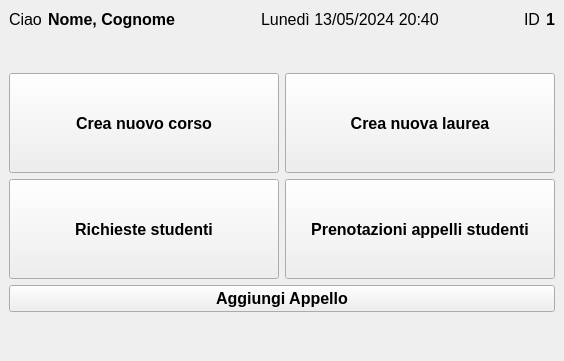
<?xml version="1.0" encoding="UTF-8"?>
<ui version="4.0">
 <class>Segreteria_Home</class>
 <widget class="QMainWindow" name="Segreteria_Home">
  <property name="geometry">
   <rect>
    <x>0</x>
    <y>0</y>
    <width>564</width>
    <height>361</height>
   </rect>
  </property>
  <property name="font">
   <font>
    <family>Segoe UI</family>
   </font>
  </property>
  <property name="windowTitle">
   <string>UniWorld - Segreteria Home</string>
  </property>
  <widget class="QWidget" name="centralwidget">
   <layout class="QVBoxLayout" name="verticalLayout">
    <item>
     <layout class="QHBoxLayout" name="horizontalLayout">
      <item>
       <widget class="QLabel" name="label_6">
        <property name="font">
         <font>
          <family>Segoe UI</family>
          <pointsize>12</pointsize>
         </font>
        </property>
        <property name="text">
         <string>Ciao</string>
        </property>
       </widget>
      </item>
      <item>
       <widget class="QLabel" name="NameLastnameLabel">
        <property name="font">
         <font>
          <family>Segoe UI</family>
          <pointsize>12</pointsize>
          <bold>true</bold>
         </font>
        </property>
        <property name="text">
         <string>Nome, Cognome</string>
        </property>
       </widget>
      </item>
      <item>
       <spacer name="horizontalSpacer">
        <property name="orientation">
         <enum>Qt::Horizontal</enum>
        </property>
        <property name="sizeHint" stdset="0">
         <size>
          <width>40</width>
          <height>20</height>
         </size>
        </property>
       </spacer>
      </item>
      <item>
       <widget class="QLabel" name="DateLabel">
        <property name="font">
         <font>
          <family>Segoe UI</family>
          <pointsize>12</pointsize>
         </font>
        </property>
        <property name="text">
         <string>Lunedì 13/05/2024 20:40</string>
        </property>
       </widget>
      </item>
      <item>
       <spacer name="horizontalSpacer_2">
        <property name="orientation">
         <enum>Qt::Horizontal</enum>
        </property>
        <property name="sizeHint" stdset="0">
         <size>
          <width>40</width>
          <height>20</height>
         </size>
        </property>
       </spacer>
      </item>
      <item>
       <widget class="QLabel" name="label_7">
        <property name="font">
         <font>
          <family>Segoe UI</family>
          <pointsize>12</pointsize>
         </font>
        </property>
        <property name="text">
         <string>ID</string>
        </property>
       </widget>
      </item>
      <item>
       <widget class="QLabel" name="MtrLabel">
        <property name="font">
         <font>
          <family>Segoe UI</family>
          <pointsize>12</pointsize>
          <bold>true</bold>
         </font>
        </property>
        <property name="text">
         <string>1</string>
        </property>
       </widget>
      </item>
     </layout>
    </item>
    <item>
     <spacer name="verticalSpacer">
      <property name="orientation">
       <enum>Qt::Vertical</enum>
      </property>
      <property name="sizeType">
       <enum>QSizePolicy::Expanding</enum>
      </property>
      <property name="sizeHint" stdset="0">
       <size>
        <width>20</width>
        <height>100</height>
       </size>
      </property>
     </spacer>
    </item>
    <item>
     <layout class="QGridLayout" name="gridLayout_2">
      <item row="0" column="0">
       <widget class="QPushButton" name="InserimentoEsamiButton">
        <property name="minimumSize">
         <size>
          <width>0</width>
          <height>100</height>
         </size>
        </property>
        <property name="font">
         <font>
          <family>Segoe UI</family>
          <pointsize>12</pointsize>
          <bold>true</bold>
         </font>
        </property>
        <property name="text">
         <string>Crea nuovo corso</string>
        </property>
       </widget>
      </item>
      <item row="0" column="1">
       <widget class="QPushButton" name="InserimentoLaureaButton">
        <property name="minimumSize">
         <size>
          <width>0</width>
          <height>100</height>
         </size>
        </property>
        <property name="font">
         <font>
          <family>Segoe UI</family>
          <pointsize>12</pointsize>
          <bold>true</bold>
         </font>
        </property>
        <property name="text">
         <string>Crea nuova laurea</string>
        </property>
       </widget>
      </item>
      <item row="2" column="1">
       <widget class="QPushButton" name="InoltraRichiestaButton">
        <property name="minimumSize">
         <size>
          <width>0</width>
          <height>100</height>
         </size>
        </property>
        <property name="font">
         <font>
          <family>Segoe UI</family>
          <pointsize>12</pointsize>
          <bold>true</bold>
         </font>
        </property>
        <property name="text">
         <string>Prenotazioni appelli studenti</string>
        </property>
       </widget>
      </item>
      <item row="2" column="0">
       <widget class="QPushButton" name="DateDiposnibiliEsami">
        <property name="minimumSize">
         <size>
          <width>0</width>
          <height>100</height>
         </size>
        </property>
        <property name="font">
         <font>
          <family>Segoe UI</family>
          <pointsize>12</pointsize>
          <bold>true</bold>
         </font>
        </property>
        <property name="text">
         <string>Richieste studenti</string>
        </property>
       </widget>
      </item>
      <item row="3" column="0" colspan="2">
       <widget class="QPushButton" name="AggiungiAppello">
        <property name="font">
         <font>
          <family>Segoe UI</family>
          <pointsize>12</pointsize>
          <bold>true</bold>
         </font>
        </property>
        <property name="text">
         <string>Aggiungi Appello</string>
        </property>
       </widget>
      </item>
     </layout>
    </item>
    <item>
     <spacer name="verticalSpacer_2">
      <property name="orientation">
       <enum>Qt::Vertical</enum>
      </property>
      <property name="sizeType">
       <enum>QSizePolicy::MinimumExpanding</enum>
      </property>
      <property name="sizeHint" stdset="0">
       <size>
        <width>20</width>
        <height>40</height>
       </size>
      </property>
     </spacer>
    </item>
   </layout>
  </widget>
  <action name="actionCIso">
   <property name="text">
    <string>CIso</string>
   </property>
  </action>
  <action name="actionCiao">
   <property name="text">
    <string>Ciao</string>
   </property>
  </action>
 </widget>
 <resources/>
 <connections/>
</ui>
